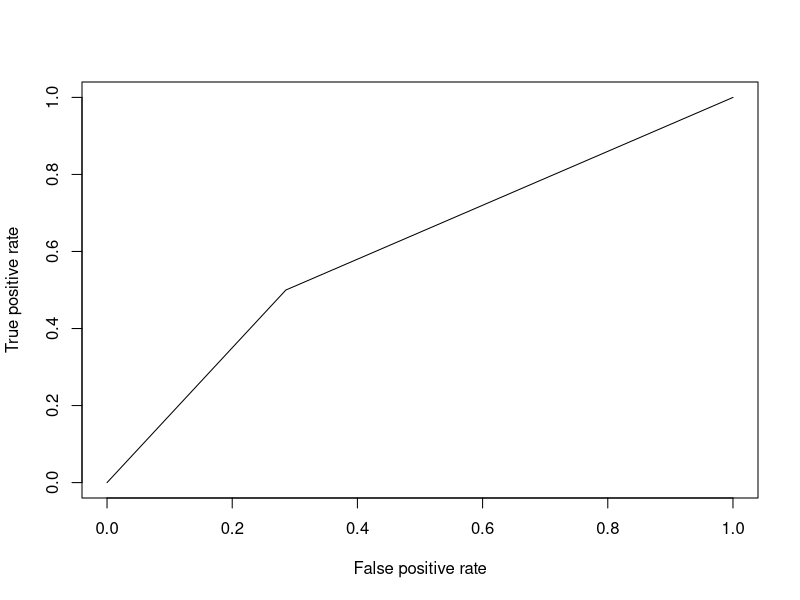
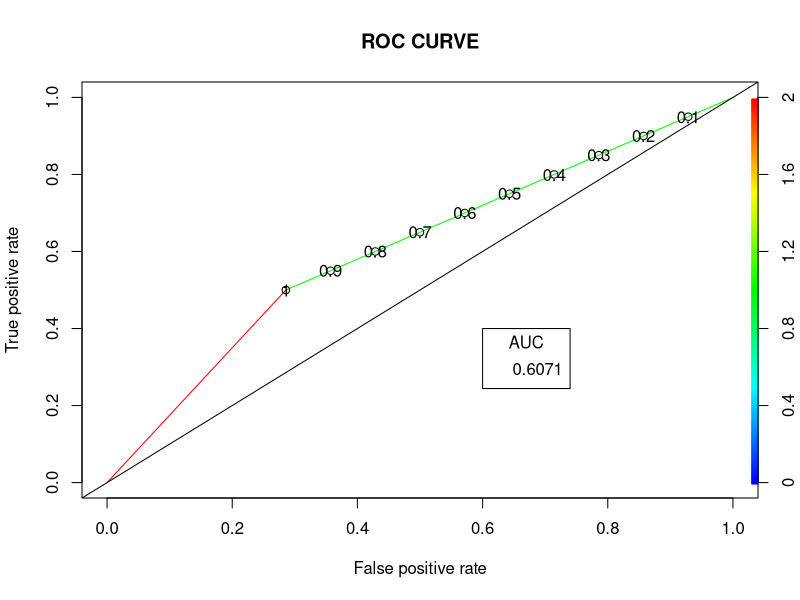

These charts were generated, in order, by the following R code:
#For ROC Curve to Evaluate Model
#install.packages("ROCR")
#Loading Package
library("caTools")
library("ROCR")
#Splitting Data set
split1 <- sample.split(mtcars, SplitRatio = 0.8)
split1
train_reg <- subset(mtcars, split1 == TRUE)
test_reg <-subset(mtcars, split1 == FALSE)
#second method to split the data into train_data and test_data
split2<-sample(32,25)
train_data <- mtcars[split2,]
test_data<-mtcars[-split2,]
#Training Model
logistic_model <- glm(vs ~ wt + disp,
                      data = train_reg,
                      family = "binomial")
logistic_model
#Summary
summary(logistic_model)
predict_reg <- predict(logistic_model,
                       test_reg, type = "response")
predict_reg
#Changing Probabilities
predict_reg <- ifelse(predict_reg >0.5, 1, 0)
predict_reg
#Evaluating Model Accuracy Using Confusion Matrix
table(test_reg$vs, predict_reg)
missing_classerr <-mean(predict_reg !=test_reg$vs)
missing_classerr
print(paste('Accuracy =',1 - missing_classerr))
#ROC-AUV Curve
ROCPred <- prediction(predict_reg,test_reg$vs)
ROCper <- performance(ROCPred, measure = "tpr",x.measure = "fpr")
auc <- performance(ROCPred, measure = "auc")
auc <- auc@y.values[[1]]
auc
#Plotting Curve
plot(ROCper)
plot(ROCper, colorize = TRUE,
     print.cutoffs.at = seq(0.1, by = 0.1),
     main = "ROC CURVE")
abline(a = 0, b = 1)
auc <- round(auc, 4)
legend(.6, .4, auc, title = "AUC", cex = 1)
